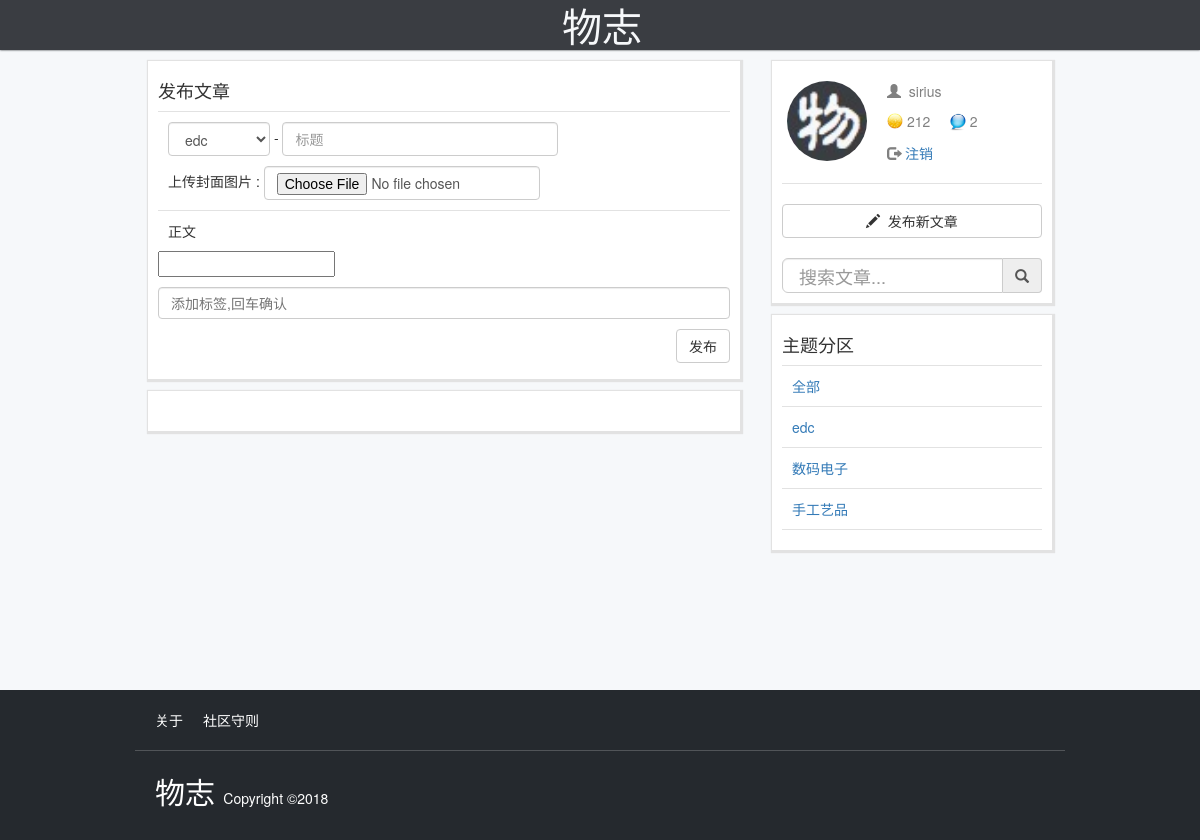
Page /article/publish/ (signed in) on the committed database.
### userpage/models.py (models this page shows, shortened)
class Profile(models.Model):
    user = models.OneToOneField(User, on_delete=models.CASCADE)
    address = models.TextField(max_length=500, blank=True)
    avatar = models.ImageField(upload_to='static/avatar/', default='static/avatar/default.png', blank=True, null=True)
    point = models.IntegerField(default=0)
    unread = models.IntegerField(default=0)
    invite_code = models.CharField(max_length=30,default='null')
    mobile = models.CharField(max_length=128, blank=True)
    wechat = models.CharField(max_length=128, blank=True)
    weibo = models.CharField(max_length=128, blank=True)
    instagram = models.CharField(max_length=128, blank=True)
    facebook = models.CharField(max_length=128, blank=True)
    twitter = models.CharField(max_length=128, blank=True)
    telegram = models.CharField(max_length=128, blank=True)

### article/models.py (models this page shows)
class Section(models.Model):
    id = models.AutoField(primary_key=True)
    name = models.CharField(max_length=256)
    def __str__(self):
        return self.name
    class Meta:
        db_table ="Section"

### article/views.py (the view)
# urls.py: path('publish/', views.publish, name='publish'),
def publish(request):
    if request.method == 'POST':
        article_form = ArticleForm(request.POST,request.FILES,instance=None)
        if article_form.is_valid():
            instance = article_form.save(commit=False)
            instance.ip = request.META['REMOTE_ADDR']
            art = instance.save()
            point=2
            u = User.objects.get(pk=request.user.id)
            updatepoint = Point.objects.create(user=u,point_record=point,event="publish")
            return redirect('/article/%d/' % (instance.pk,))
        else:
            messages.error(request, article_form.errors)
    else:
        article_form = ArticleForm(instance=None)
    return render(request,'article/publish.html',{'article_form':article_form,'operation':'发布'})

### article/models.py
class ArticleForm(ModelForm):
    class Meta:
        model = Article
        fields = ['title','author_id','section','tag','cover','detail']
        error_messages = {
            'section':{'required': '请选择主题分区'},
            'cover':{'required': '请上传封面图'},
            'detail':{'required': '请输入正文内容'},
            'title':{'required': '请输入文章标题'},
            }
        widgets = {
           'detail':TinyMCE(attrs={'cols':'100%','rows':30}),
           'cover':FileInput(attrs={'style':'width:50%','class':'form-control','placeholder':"封面"}),
           'tag':TextInput(attrs={'class':'form-control','placeholder':"添加标签,回车确认",'data-role':'tagsinput'}),
           'title':TextInput(attrs={'style':'width:50%','class':'form-control','placeholder':"标题"}),
           'section':widgets.Select(choices=Section.objects.values_list('id','name'),attrs={'class':'form-control','placeholder':"标题"}),
            }

### edconline/globalarg.py (called while the page is built)
def settings(request):
    secs = Section.objects.all()
    if request.user.is_authenticated:
        userid = request.user.id
        user =Profile.objects.get(user=userid)
        return {'secs':secs,'user':user}
    else:
        return {'secs':secs}

### article/templates/article/publish.html (shortened to what this page needs)
{% extends "base.html" %}
{% block header %}
<link href="/static/bootstrap/css/bootstrap-tagsinput.css" rel="stylesheet">
{% endblock %}
{% block banner %}
    <div style="height:30px">
    </div>
{% endblock %}
{% block content %}
<div class="card">
    <h4>{{operation}}文章</h4>
    <span class="sep margintop"></span>
    <form method="post" class="form-inline textarea" data-ajax="false" enctype="multipart/form-data" novalidate>
        <p>{{article_form.section}} - {{article_form.title}}</p>
	    <p>上传封面图片 : {{article_form.cover}}</p>
        <span class="sep margintop"></span>
        <p>正文</p>
        {{article_form.detail}}
        <button class="btn btn-default pull-right" type="submit">发布</button>
    </form>
</div>
<div class="card margintop article-content">
</div>
{% endblock %}

### templates/base.html (shortened to what this page needs)
<!DOCTYPE html>
{% load staticfiles %}
{% load timetonow %}
<html>
    <head>
        <link href="/static/bootstrap/css/bootstrap.min.css" rel="stylesheet">
        <link href="/static/bootstrap/css/style.css" rel="stylesheet">
        <link href='http://cdn.webfont.youziku.com/webfonts/nomal/114602/46453/5a919786f629d911e0099415.css' rel='stylesheet' type='text/css' />
        {% block header %}
        {% endblock %}
    </head>
    <body>
        <nav class="navbar-collapse collapse navbar-fixed-top">
            <div class="container">
                <ul class="nav navbar-nav">
                    <li class="css106de12c1c1bfaa ">
                        <a class="logo" href='/'>物志</a>
                    </li>
                </ul>
            </div>
        </nav>
        {% block banner %}{% endblock %}
        <div class="container-fluid">
            <div class="container">
                <div class="row ">
                    <div class="content col-md-8">
                        {% block content %}{% endblock%}
                    </div>
                    <div class="sidebar col-md-4">
                    {% block sidebar %}
						<div class="card">
                            {% ifnotequal user.id None %}
						    <div class="usercard row">
						        <a href="/userpage/member/{{user.user}}/">
                                    <div class="usercard-avatar" style="background:url(/{{user.avatar}}) no-repeat;background-size:80px 80px;">
						          </div>
                                </a>
						        <div class="usercard-info">
						        	<p>
						        		<a href="/userpage/member/{{user.user}}/"><span class="glyphicon glyphicon-user fad"> </span>&nbsp;
                                            <span class="fad">
						        			   {{user.user}}
						        		    </span>
                                         </a>
						        	</p>
						        	<p>
						        		<img src="/static/image/coin16.png" style="display:inline-block;padding-bottom: 4px" alt="金币" > <span class="fad">
						        			{{user.point}}
						        		</span> &nbsp;&nbsp;&nbsp;
                                        <a href="/userpage/member/{{user.user}}/"><img src="/static/image/notice.png" width="16" height="16" style="display:inline-block;padding-bottom: 2px;width:16px;height:20px" alt="未读提醒" >
                                        <span class="fad" alt="未读提醒">
                                           {{user.unread}}
						        		</span></a> &nbsp;&nbsp;&nbsp;
						        	</p>
                                    <p><span class="glyphicon glyphicon-log-out fad"></span><a href="/userpage/logout/"> 注销</a></p>
						        </div>
						    </div>
                            <span class="sep"></span>
						    <button class="btn btn-default" style="width:100%;margin-top: 10px" type="submit" onclick="window.location.href='/article/publish/'">
						    	<span class="glyphicon glyphicon-pencil"></span>&nbsp; 发布新文章
						    </button>
                            {% endifnotequal %}
                            <form action="/" method="get" id="searchform" name="searchform">
                            <div class="input-group" style="margin-top:20px">
                                <input type="text" class="form-control input-lg" style="height:35px" placeholder="搜索文章..." name="keywords">
                                <span class="input-group-addon btn btn-primary" id="search">
                                    <span class="glyphicon glyphicon-search" > </span>
                                </span>
                            </div>
                            </form>
						</div>
                        <div class="card">
                                <h4>主题分区</h4>
                                <span class="sep"></span>
                                <p><a href="/">全部</a></p>
                                <span class="sep"></span>
                                {% for i in secs %}
                                        <p><a href="/?catalog={{i.name}}">{{i.name}}</a></p>
                                        <span class="sep"></span>
                                {% endfor %}
                        </div>
                    {% endblock %}
                	</div>
        	    </div>
        	</div>
    <footer class="foot-wrap">
            <div class="container">
                    <div class="foot-top">
                        <ul>
                            <li>
                                <a href="" >关于</a>
                            </li>
                            <li>
                                <a href="" >社区守则</a>
                            </li>
                        </ul>
                    </div>
                    <div class="foot-bottom">
                        <span class="css106de12c1c1bfaa" style="font-size:30px;font-color:#d73a49">
                            <a class="logo" href='/'>物志</a>
                        </span>
                        Copyright ©2018
                    </div>
            </div>
    </footer>
	</div>
    </body>
</html>

### rows in the picture
Profile: avatar (picture), user "sirius", point "212", unread "2"
Section: name "edc"
Section: name "数码电子"
Section: name "手工艺品"

### other values in the picture
{{ operation }} "发布"
